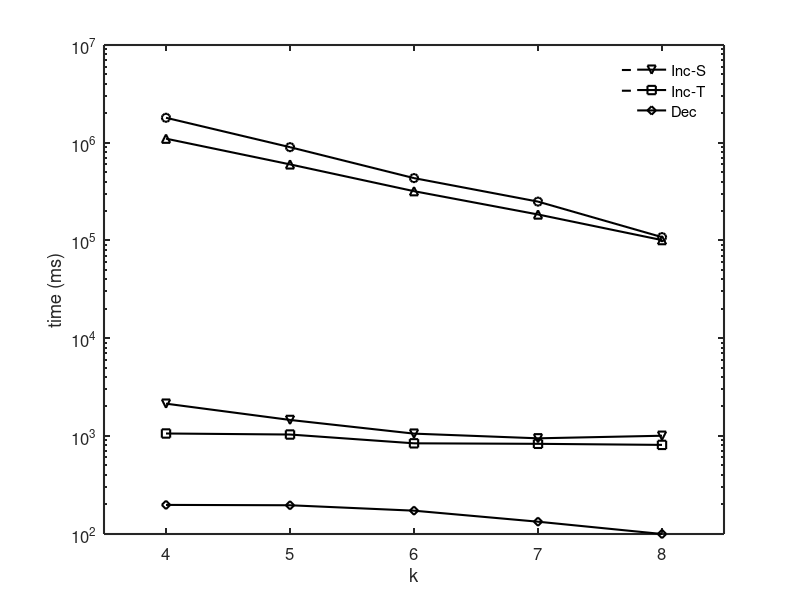

Reproduce this figure in MATLAB.
set(gcf,'color',[1, 1, 1]);
set(gcf,'unit','centimeters','position',[10 5 9 7]);

x=[1, 2, 3, 4, 5];
y1=[1100000	600000	319043.1768	184220.382	100745.1895];
y2=[1800000	900000	434064.4871	249499.2551	108017.1886];
y3=[2133.174209	1453.292591	1052.577481	942.5157972	1001.541422];
y4=[1055.989717	1030.605853	837.7028756	827.7889401	807.1749795];
y5=[196.202182	194.6173964	171.2638637	132.0716968	98.83575388];

p1= semilogy(x, y1, '-k^');
hold on;
p2 = semilogy(x, y2, '-ko');
hold on;
p3 = semilogy(x, y3, '-kv');
hold on;
p4 = semilogy(x, y4, '-ks');
hold on;
p5 = semilogy(x, y5, '-kd');
hold on;

xlabel('k');
ylabel('time (ms)');

axis([0.5 5.5 0.0 10000000]);

set(gca, 'xtick', 1:5, 'XTickLabel', {'4','5','6','7','8'});
%leg=legend('basic-g','basic-w','Inc-S','Inc-T','Dec', 1);
%set(leg,'edgecolor','white');

set(findall(gcf,'type','line'),'linewidth',1.5);
set(gca, 'FontSize', 12);
leg1 = legend([p1, p2],'basic-g','basic-w');
set(leg1,'edgecolor','white');

set(gca, 'LineWidth', 1.5);
ah=axes('position',get(gca,'position'),'visible','off');
set(gca, 'FontSize', 12);
leg2 = legend(ah,[p3, p4, p5],'Inc-S','Inc-T','Dec');
set(leg2,'edgecolor','white');

set(gca, 'FontSize', 12);
set(get(gca, 'XLabel'), 'FontSize',12);
set(get(gca, 'YLabel'), 'FontSize',12);
set(findall(gcf,'type','line'),'linewidth',1.5);
set(gca, 'LineWidth', 1.5);
